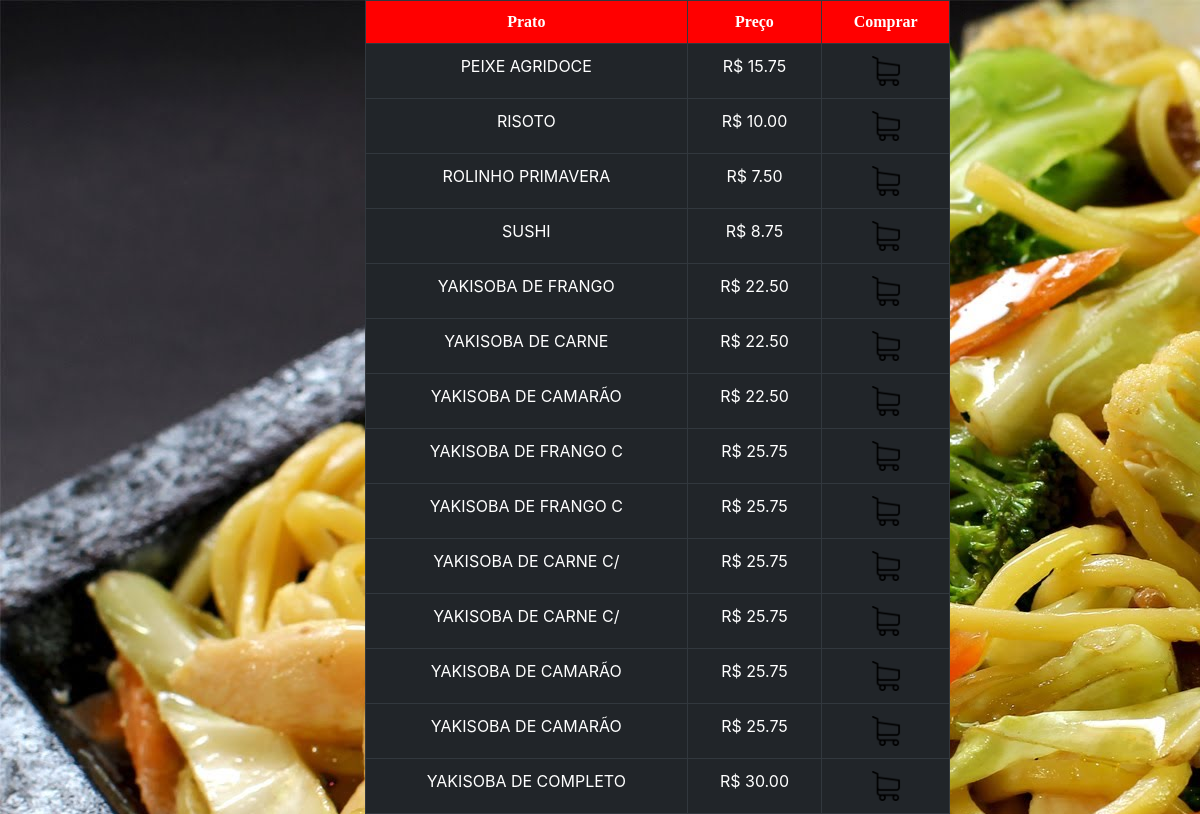
Page /pages/cardapio/vischin.php on the committed database.
### tables this page shows
CREATE TABLE chinesa(
       idch INT PRIMARY KEY AUTO_INCREMENT,
       prato VARCHAR(20),
       preco VARCHAR(8),
       id_tipo INT,
       FOREIGN KEY(id_tipo)
       REFERENCES tipo(idtipo)
);

### pages/cardapio/vischin.php (the view, shortened to what this page needs)
<?php
$sql = "SELECT * FROM chinesa";
$res = mysqli_query($con, $sql);
?>
<html>
<head>
        <link rel="stylesheet" href="https://stackpath.bootstrapcdn.com/bootstrap/4.1.3/css/bootstrap.min.css">
        <link rel="stylesheet" href="css/stych.css" />
</head>
<body>
        <div class="container-fluid">
                <div class="col-md-6">
                        <div class="row">
                                <table class="table table-bordered table-dark">
                                        <tr>
                                                <th>Prato</th>
                                                <th>Preço</th>
                                                <th>Comprar</th>
                                        </tr>
                                        <?php
                                        while ($reg = mysqli_fetch_array($res)) {
                                                echo "<tr>";
                                                echo "<td>";
                                                echo utf8_encode($reg['prato']);
                                                echo "</td>";
                                                echo "<td>";
                                                echo $reg['preco'];
                                                echo "</td>";
                                                echo "<td>";
                                                echo "<a href = cadastro.html> <img src = 'images/carro.png' width = 30> </a>";
                                                echo "</td>";
                                                echo "</tr>";
                                        }
                                        ?>
                                </table>
                        </div>
                </div>
        </div>
</body>

### assets/css/page/stych.css (style rules this page uses)
table, td { border: 1px solid #00008B; }
th, td { padding: 7px; }
table { text-align: center; position: absolute; left: 350; width: 600px; background-color:white; }
th { background-color:red; font-family: serif; }
body { background-image: url(../images/yak.jpg); }

### rows in the picture
chinesa: prato "PEIXE AGRIDOCE", preco "R$ 15.75"
chinesa: prato "RISOTO", preco "R$ 10.00"
chinesa: prato "ROLINHO PRIMAVERA", preco "R$ 7.50"
chinesa: prato "SUSHI", preco "R$ 8.75"
chinesa: prato "YAKISOBA DE FRANGO", preco "R$ 22.50"
chinesa: prato "YAKISOBA DE CARNE", preco "R$ 22.50"
chinesa: prato "YAKISOBA DE CAMARÃO", preco "R$ 22.50"
chinesa: prato "YAKISOBA DE FRANGO C", preco "R$ 25.75"
chinesa: prato "YAKISOBA DE FRANGO C", preco "R$ 25.75"
chinesa: prato "YAKISOBA DE CARNE C/", preco "R$ 25.75"
chinesa: prato "YAKISOBA DE CARNE C/", preco "R$ 25.75"
chinesa: prato "YAKISOBA DE CAMARÃO", preco "R$ 25.75"
chinesa: prato "YAKISOBA DE CAMARÃO", preco "R$ 25.75"
chinesa: prato "YAKISOBA DE COMPLETO", preco "R$ 30.00"
